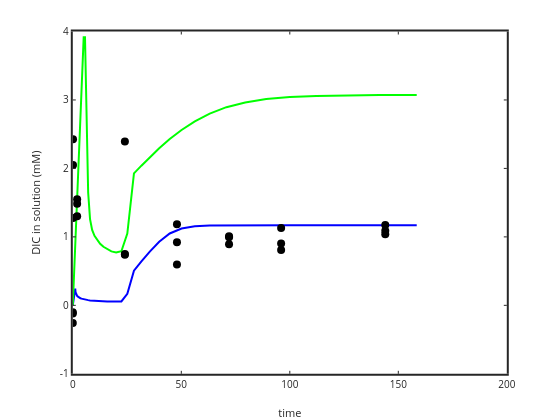

The code cell stored with this chart in its notebook:
### Code cell
plot(time,1e3*DIC1,'b-','linewidth',2); ylabel('DIC in solution (mM)'); xlabel('time')
hold on
plot(time,1e3*DIC2,'g-','linewidth',2);
plot(sampletime,sampleDIC*1e3,'ko','markersize',8,'markerfacecolor','k')
set(gca,'linewidth',2)

yi = interp1 (time, DIC1, sampletime);
%plot(sampletime,yi*1e3,'r.')

residual3=sampleDIC*1e3-yi*1e3;

### Figure 1 — Plotly figure (JSON) as saved in the notebook; plotly's stock layout.template omitted (floating-point values rounded to 4 significant figures)
{"data": [{"line": {"color": "rgb(0,0,255)", "dash": "solid", "width": 2}, "marker": {"color": "rgb(0,0,255)", "line": {"color": "rgb(0,0,255)"}, "size": 6, "symbol": "none"}, "mode": "lines", "name": "", "showlegend": false, "type": "scatter", "visibility": true, "x": [0, 0, 1.122, 1.259, 1.413, 1.585, 1.778, 1.995, 2.239, 2.512, 2.818, 3.162, 3.548, 3.981, 4.467, 5.012, 5.623, 6.31, 7.079, 7.943, 8.913, 10, 11.22, 12.59, 14.13, 15.85, 17.78, 19.95, 22.39, 25.12, 28.18, 31.62, 35.48, 39.81, 44.67, 50.12, 56.23, 63.1, 70.79, 79.43, 89.13, 100, 112.2, 125.9, 141.3, 158.5], "xaxis": "x", "y": [0, 0, 0.2444, 0.1921, 0.1711, 0.1583, 0.1475, 0.1379, 0.1297, 0.1225, 0.1156, 0.1094, 0.1036, 0.09806, 0.09305, 0.08844, 0.08405, 0.07994, 0.07615, 0.07246, 0.06915, 0.066, 0.06307, 0.06039, 0.05797, 0.05588, 0.0543, 0.05369, 0.05635, 0.1685, 0.5064, 0.6418, 0.7853, 0.9289, 1.05, 1.122, 1.155, 1.165, 1.168, 1.169, 1.169, 1.169, 1.169, 1.169, 1.169, 1.169], "yaxis": "y"}, {"line": {"color": "rgb(0,255,0)", "dash": "solid", "width": 2}, "marker": {"color": "rgb(0,255,0)", "line": {"color": "rgb(0,255,0)"}, "size": 6, "symbol": "none"}, "mode": "lines", "name": "", "showlegend": false, "type": "scatter", "visibility": true, "x": [0, 0, 1.122, 1.259, 1.413, 1.585, 1.778, 1.995, 2.239, 2.512, 2.818, 3.162, 3.548, 3.981, 4.467, 5.012, 5.623, 6.31, 7.079, 7.943, 8.913, 10, 11.22, 12.59, 14.13, 15.85, 17.78, 19.95, 22.39, 25.12, 28.18, 31.62, 35.48, 39.81, 44.67, 50.12, 56.23, 63.1, 70.79, 79.43, 89.13, 100, 112.2, 125.9, 141.3, 158.5], "xaxis": "x", "y": [0, 0, 0.8976, 1.007, 1.13, 1.268, 1.422, 1.596, 1.791, 2.009, 2.254, 2.528, 2.835, 3.177, 3.552, 3.917, 3.917, 2.668, 1.648, 1.26, 1.101, 1.015, 0.9511, 0.8999, 0.8551, 0.817, 0.7875, 0.7716, 0.7899, 1.049, 1.927, 2.04, 2.163, 2.295, 2.429, 2.561, 2.688, 2.8, 2.894, 2.963, 3.014, 3.042, 3.059, 3.068, 3.072, 3.074], "yaxis": "y"}, {"line": {"color": "rgb(0,0,0)", "width": 0.5}, "marker": {"color": "rgb(0,0,0)", "line": {"color": "rgb(0,0,0)"}, "size": 8, "symbol": "circle"}, "mode": "markers", "name": "", "showlegend": false, "type": "scatter", "visibility": true, "x": [0, 0.1, 2, 24, 48, 72, 96, 144, 0, 0.1, 2, 24, 48, 72, 96, 144, 0, 0.1, 2, 24, 48, 72, 96, 144], "xaxis": "x", "y": [-0.2593, 1.275, 1.483, 0.7405, 0.5982, 0.8916, 1.129, 1.174, -0.1027, 2.428, 1.3, 2.392, 1.186, 1.01, 0.9039, 1.089, -0.12, 2.05, 1.549, 0.7499, 0.9211, 0.9955, 0.81, 1.04], "yaxis": "y"}], "layout": {"height": 420, "hovermode": "closest", "margin": {"b": 0, "l": 0, "r": 0, "t": 0}, "plot_bgcolor": "rgba(0,0,0,0)", "showlegend": false, "width": 560, "xaxis": {"anchor": "y", "autorange": false, "domain": [0.13, 0.905], "exponentformat": "none", "gridcolor": "rgba(38,38,38,0.15)", "gridwidth": 2, "linecolor": "rgb(38,38,38)", "linewidth": 2, "mirror": "ticks", "range": [0, 200], "showgrid": false, "showline": true, "side": "bottom", "spikedash": "solid", "spikemode": "across", "spikesides": false, "spikethickness": 1, "tickangle": 0, "tickcolor": "rgb(38,38,38)", "tickfont": {"color": "rgb(38,38,38)", "size": 10}, "ticklen": 3, "ticks": "inside", "ticktext": ["0", "50", "100", "150", "200"], "tickvals": [0, 50, 100, 150, 200], "title": {"font": {"color": "rgb(38,38,38)", "size": 11}, "text": "time"}, "type": "linear", "visible": true, "zeroline": false}, "yaxis": {"anchor": "x", "autorange": false, "domain": [0.11, 0.925], "exponentformat": "none", "gridcolor": "rgba(38,38,38,0.15)", "gridwidth": 2, "linecolor": "rgb(38,38,38)", "linewidth": 2, "mirror": "ticks", "range": [-1, 4], "showgrid": false, "showline": true, "side": "left", "spikedash": "solid", "spikemode": "across", "spikesides": false, "spikethickness": 1, "tickangle": 0, "tickcolor": "rgb(38,38,38)", "tickfont": {"color": "rgb(38,38,38)", "size": 10}, "ticklen": 3, "ticks": "inside", "ticktext": ["-1", "0", "1", "2", "3", "4"], "tickvals": [-1, 0, 1, 2, 3, 4], "title": {"font": {"color": "rgb(38,38,38)", "size": 11}, "text": "DIC in solution (mM)"}, "type": "linear", "visible": true, "zeroline": false}}}
